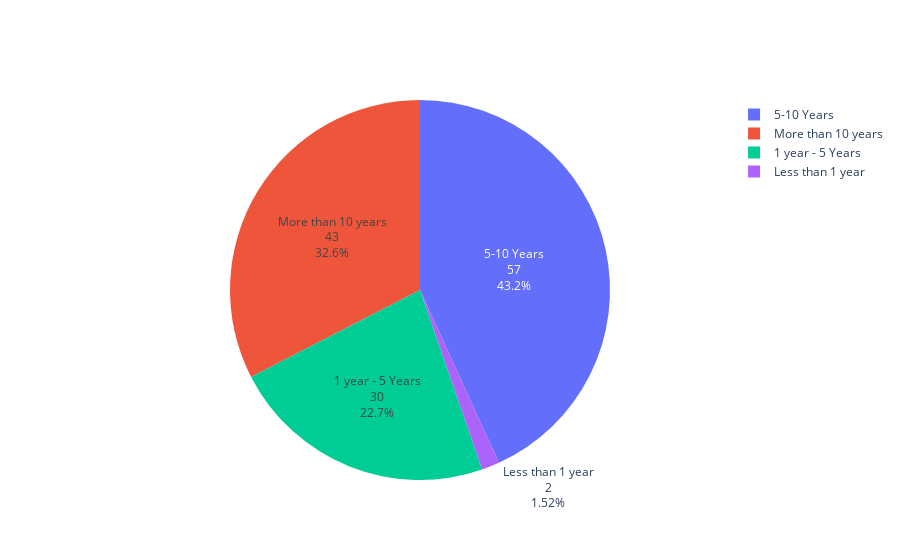

Source (notebook cell):
### Code cell
col = 'years_experience'
fig_path = os.path.join(path_root,'figures', col +'.pdf')
# df_vals = data_df[col].map(lambda x: x if x not in ['Other, please specify'] else 'Other')
# data_df[col]= df_vals

v_count = data_df[col].value_counts()
print(v_count)

lbls = list(v_count.index)
vals = list(v_count)

print(list(v_count.index))

fig = go.Figure()
fig = go.Figure(data=[go.Pie(labels=lbls, values=vals, textinfo='label+value+percent',name ='Organization Type') ])

fig.show()
# print(fig_path)
fig.write_image(fig_path)

### Figure 1 — Plotly figure (JSON) as saved in the notebook; plotly's stock layout.template omitted (floating-point values rounded to 4 significant figures)
{"data": [{"labels": ["5-10 Years", "More than 10 years", "1 year - 5 Years", "Less than 1 year"], "name": "Organization Type", "textinfo": "label+value+percent", "type": "pie", "values": [57, 43, 30, 2]}], "layout": {}}
